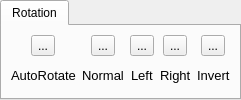
         <widget class="QTabWidget" name="tabwidget_rotation">
          <property name="currentIndex">
           <number>0</number>
          </property>
          <widget class="QWidget" name="tab">
           <attribute name="title">
            <string>Rotation</string>
           </attribute>
           <layout class="QGridLayout" name="gridLayout_7">
            <item row="1" column="6" alignment="Qt::AlignHCenter">
             <widget class="QLabel" name="invert">
              <property name="font">
               <font>
                <pointsize>10</pointsize>
               </font>
              </property>
              <property name="text">
               <string>Invert</string>
              </property>
             </widget>
            </item>
            <item row="0" column="5" alignment="Qt::AlignHCenter">
             <widget class="QToolButton" name="toolButton_rotateright">
              <property name="text">
               <string>...</string>
              </property>
              <property name="icon">
               <iconset theme="object-rotate-right">
                <normaloff>.</normaloff>.</iconset>
              </property>
             </widget>
            </item>
            <item row="1" column="0" alignment="Qt::AlignHCenter">
             <widget class="QLabel" name="autorotate">
              <property name="font">
               <font>
                <pointsize>10</pointsize>
               </font>
              </property>
              <property name="text">
               <string>AutoRotate</string>
              </property>
             </widget>
            </item>
            <item row="1" column="2" alignment="Qt::AlignHCenter">
             <widget class="QLabel" name="left">
              <property name="font">
               <font>
                <pointsize>10</pointsize>
               </font>
              </property>
              <property name="text">
               <string>Left</string>
              </property>
             </widget>
            </item>
            <item row="0" column="2" alignment="Qt::AlignHCenter">
             <widget class="QToolButton" name="toolButton_rotateleft">
              <property name="text">
               <string>...</string>
              </property>
              <property name="icon">
               <iconset theme="object-rotate-left">
                <normaloff>.</normaloff>.</iconset>
              </property>
             </widget>
            </item>
            <item row="1" column="5" alignment="Qt::AlignHCenter">
             <widget class="QLabel" name="right">
              <property name="font">
               <font>
                <pointsize>10</pointsize>
               </font>
              </property>
              <property name="text">
               <string>Right</string>
              </property>
             </widget>
            </item>
            <item row="0" column="0" alignment="Qt::AlignHCenter">
             <widget class="QToolButton" name="toolButton_autorotate">
              <property name="text">
               <string>...</string>
              </property>
              <property name="icon">
               <iconset theme="image-rotate-symbolic">
                <normaloff>.</normaloff>.</iconset>
              </property>
              <property name="checkable">
               <bool>true</bool>
              </property>
             </widget>
            </item>
            <item row="0" column="6" alignment="Qt::AlignHCenter">
             <widget class="QToolButton" name="toolButton_rotateinvert">
              <property name="text">
               <string>...</string>
              </property>
              <property name="icon">
               <iconset theme="transform-rotate">
                <normaloff>.</normaloff>.</iconset>
              </property>
             </widget>
            </item>
            <item row="0" column="1" alignment="Qt::AlignHCenter">
             <widget class="QToolButton" name="toolButton_rotatenormal">
              <property name="text">
               <string>...</string>
              </property>
              <property name="icon">
               <iconset theme="transform-rotate">
                <normaloff>.</normaloff>.</iconset>
              </property>
             </widget>
            </item>
            <item row="1" column="1" alignment="Qt::AlignHCenter">
             <widget class="QLabel" name="normal">
              <property name="font">
               <font>
                <pointsize>10</pointsize>
               </font>
              </property>
              <property name="text">
               <string>Normal</string>
              </property>
             </widget>
            </item>
           </layout>
          </widget>
         </widget>
